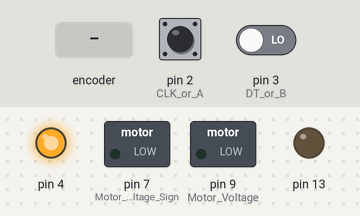
The sketch below on a simulated Arduino Uno, built with avr-gcc and run on an emulated ATmega328P. Shown: switched loads named in the sketch (green lamp = pin HIGH), output pins drawn as LEDs (lit = HIGH). The inputs (shaded band) are chosen by the test bench; at power-on: pin 2 (CLK_or_A) HIGH, pin 3 (DT_or_B) LOW. What the sketch prints to the serial monitor is not drawn.

Above: at 1.2 s.
1.3 s: rotary encoder on pin 2 (CLK_or_A) / pin 3 (DT_or_B) turned 3 steps (first pin leading)
At 4.3 s:
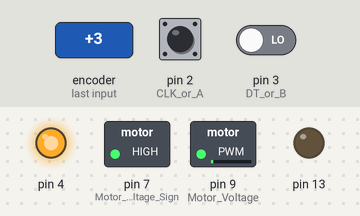
Timing chart, 0 to 10.8 s (numbered marks = the images above; inputs shaded):
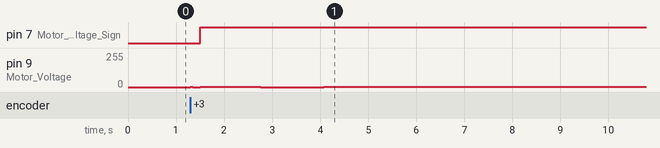

Measured:
- after the input at 1.3 s, pin 7 (Motor_Voltage_Sign): LOW → HIGH after 0.20 s; pin 9 (Motor_Voltage): 0/255 → 1/255 after 0.20 s, → 0/255 1.3 s later, → 1/255 1.3 s later, → 2/255 2.6 s later, … (5 changes in this stretch)

The sketch:

new.ino
```cpp
//Code need to be modified to fit the project. (System input and output).
//#include <cmath>
#include <Wire.h>
#define SLAVE_ADDRESS 0x04
int number0 = 0;
int number1 = 0;
int state = 0;
byte data[32] = {0};
byte storedata[32] = {0};
int arraylen = 0;


int counter = 0; //counter variable to track position of knob
int currentStateA; //tracks the current state of A/CLK
int previousStateA; //variable to store previous state of A/CLK
int currentStateB; //tracks current state of B/DT
String rotaryDirection; //string to store the rotation of the knob (CW or CCW). Will be used to print to the serial monitor.
void encoderISR(); //function prototype for the ISR.
unsigned long previousMillis = 0; //variable to track previous reading of the millis() function.
int debounceTime = 0; //debounce time. set to 4 ms.

double radianCount;
int countsPerRevolution = 1600; //320
int motorPWM;

double radianCount2; //radians
double Kp;// = 5;//2.2472; // porportion
double Ki;// = .84677; // integral number
double I;
double e_past; //last error
double Ts;
double Tc;
double e;
double r;
double y;
double d;
double u;
double pi = 3.14159;
double mod;
int currentCount;
int timeNow;
//int arraylen = 0;
double currentRadian;

void setup() {


  I = 0;
  e_past = 0;
  Ts = 0;
  Tc = millis();
  //counts to radians


  pinMode(2, INPUT); //CLK or A
  pinMode(3, INPUT); //DT or B

  previousStateA = digitalRead(2); //reads in the current state of A/CLK to start off the program.

  attachInterrupt(0, encoderISR, CHANGE); //attach an interrupt to pin 2 (interrupt 0) to call the function encoderISR when any change happens in pin 2.


  pinMode(4, OUTPUT);
  digitalWrite(4, HIGH);
  pinMode(7, OUTPUT); //Motor Voltage Sign
  pinMode(9, OUTPUT); //Motor Voltage
  Serial.begin(250000);

  digitalWrite(7, LOW);

  pinMode(13, OUTPUT);


  //Serial.println("Ready!");


}

void loop() {
    timeNow = millis();
    currentCount = counter;

    Wire.begin(SLAVE_ADDRESS);
    // define callbacks for i2c communication
    Wire.onReceive(receiveData);
    Wire.onRequest(sendData);
    //oldData = receiveData;
    //for (int n =0; n < sizeof(data);n++){
//      for(int i=0; i<arraylen; i++){
//          //Serial.print(data[1]);
//
// }
 //Serial.println(data[1]);
          if (data[1] == byte(1)){
            r = 0;
          }
          else if (data[1] == byte(2)){
            r = pi/2;
          }
          else if (data[1] == byte(3)){
            r = pi;
          }
          else if (data[1] == byte(4)){
            r = 3*pi/2;
          }
          else{
            r = r;
          }
    //Serial.println();
    arraylen = 0;
    //}
  //delay(100);
  currentCount = counter;
  currentRadian = radianCount;


  Kp = 4.2472;//2.2472; // porportion
  Ki = 0.024677;//.24677; // integral number .44677
  //r = 5*pi/2; //target in radians
  e = radianCount-r; //error in radians
  //Serial.println("error");
  //Serial.println(180/pi*e);
  if((round(e*100)==0.00)){
    I = 0;
    //Serial.println("HERE");
  }
  if (Ts>0){
    e_past = e;
  }
  else{
    d = 0;
  }
  I = I + Ts*e;
  u = Kp*e + Ki*I; //Voltage output, can be negative
  //Serial.println("e");
  //Serial.println(e);
  //Serial.println(u);
  if (u<0){
    digitalWrite(7, HIGH);
  }
  else{
    digitalWrite(7, LOW);
  }
  if (abs(u)<.5 && u != 0){
    u = 1;
  }
  if (abs(u)>255){
    u = 255;
  }
  analogWrite(9, abs(u));
  Serial.println(r);
  Ts = millis()-Tc;
  Tc = millis();

  //for (int motorPWM = 0 ; motorPWM <= 255; motorPWM += 5) {

    //analogWrite(9, motorPWM);

    //delay(1000);
  //}

  //if (digitalRead(7) == LOW) {
    //digitalWrite(7, HIGH);
  //}

//  if (radianCount == 0 ){
//    motorPWM = 100;
//    analogWrite(9, motorPWM);
//  }
//  //digitalWrite(7, HIGH);
//  if (radianCount2 == 3.14){
//    digitalWrite(7, LOW);
//    analogWrite(9, 0);
//    motorPWM = 0;


  //}
  //else if (digitalRead(7) == HIGH) {
   // digitalWrite(7, LOW);
  //}

  //while(millis() < timeNow + 15){
        //wait approx. 15 ms
    //}
  Serial.print("velocity: ");
  Serial.print((radianCount - currentRadian)/.015);
  Serial.println(" rad/s");
}

void printHex(uint8_t num) {
  char hexCar[2];

  sprintf(hexCar, "%02X", num);
  Serial.print(hexCar);
}

void receiveData(int byteCount){
  int i = 0;
  if (Wire.available() != 0){
    while(Wire.available()) {
    data[i] = Wire.read();
    //Serial.print(data[i]);
    //Serial.print(' ');
    i++;

    arraylen++;
  }
  }

  //i--;
  //Serial.println(' ');
  //int j = 0;
//  for (int k = i - 1; k != -1 ; k--){
//
//    storedata[j] = data[k+1];
//
//    j++;
//  }
}

void sendData(){
  Wire.write(storedata , 32);
}


void encoderISR(){
  unsigned long currentMillis = millis(); //tracks the current time in the program in ms. Used for debouncing.
  currentStateA = digitalRead(2); //reads in the current state of A/CLK.

  //if statement to check if the state of A has changed and time greater than the debounce time has passed.
  if ((currentStateA != previousStateA) && (currentMillis - previousMillis >= debounceTime)) {

    currentStateB = digitalRead(3); //reads in current state of B/DT.

    //condition to check if the knob has turned CW or CWW. count up if CW, count down if CCW.
    if (currentStateA != currentStateB) {
        //rotaryDirection = "CCW";
        counter--;
      }
    else {
        //rotaryDirection = "CW";
        counter++;
      }

      radianCount = (((double)counter/(double)countsPerRevolution)*2*pi);
      //radianCount2 = round(radianCount*((Kp/2*s+Ki/2)/(s^2+(4+Kp)/2*s+Ki/2)*100.00)/100.00);
      //Prints out the direction and the relative position of the knob to when the program started.
      //Serial.print(rotaryDirection);
      //Serial.print(" ");
      //Serial.print(counter);
      //Serial.print("\n");

      //store the time in the program where an output was produced. Used for debouncing.
      previousMillis = currentMillis;


    }

    previousStateA = currentStateA; //update previous state of A/CLK variable.
  }
```
